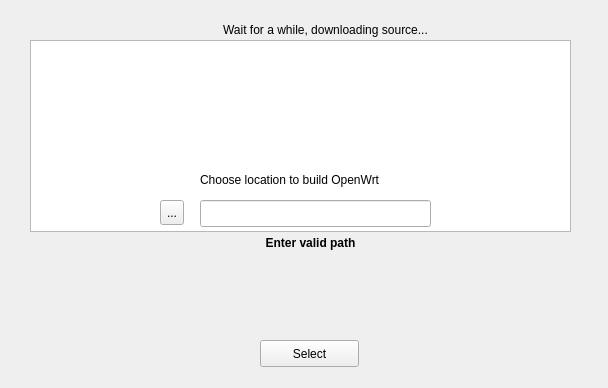
<?xml version="1.0" encoding="UTF-8"?>
<ui version="4.0">
 <class>MainWindow</class>
 <widget class="QMainWindow" name="MainWindow">
  <property name="geometry">
   <rect>
    <x>0</x>
    <y>0</y>
    <width>608</width>
    <height>388</height>
   </rect>
  </property>
  <property name="windowTitle">
   <string>MainWindow</string>
  </property>
  <widget class="QWidget" name="centralWidget">
   <widget class="QPushButton" name="select">
    <property name="geometry">
     <rect>
      <x>260</x>
      <y>340</y>
      <width>99</width>
      <height>27</height>
     </rect>
    </property>
    <property name="text">
     <string>Select</string>
    </property>
   </widget>
   <widget class="QToolButton" name="toolButton">
    <property name="geometry">
     <rect>
      <x>160</x>
      <y>200</y>
      <width>24</width>
      <height>25</height>
     </rect>
    </property>
    <property name="text">
     <string>...</string>
    </property>
   </widget>
   <widget class="QLineEdit" name="lineEdit">
    <property name="geometry">
     <rect>
      <x>200</x>
      <y>200</y>
      <width>231</width>
      <height>27</height>
     </rect>
    </property>
    <property name="text">
     <string/>
    </property>
    <property name="alignment">
     <set>Qt::AlignCenter</set>
    </property>
    <property name="readOnly">
     <bool>true</bool>
    </property>
   </widget>
   <widget class="QLabel" name="label">
    <property name="geometry">
     <rect>
      <x>200</x>
      <y>170</y>
      <width>241</width>
      <height>20</height>
     </rect>
    </property>
    <property name="text">
     <string>Choose location to build OpenWrt</string>
    </property>
   </widget>
   <widget class="QLabel" name="label_2">
    <property name="enabled">
     <bool>true</bool>
    </property>
    <property name="geometry">
     <rect>
      <x>250</x>
      <y>230</y>
      <width>121</width>
      <height>20</height>
     </rect>
    </property>
    <property name="font">
     <font>
      <weight>75</weight>
      <bold>true</bold>
      <underline>false</underline>
      <strikeout>false</strikeout>
      <kerning>true</kerning>
     </font>
    </property>
    <property name="mouseTracking">
     <bool>false</bool>
    </property>
    <property name="focusPolicy">
     <enum>Qt::NoFocus</enum>
    </property>
    <property name="text">
     <string>Enter valid path</string>
    </property>
    <property name="alignment">
     <set>Qt::AlignBottom|Qt::AlignHCenter</set>
    </property>
   </widget>
   <widget class="QTextBrowser" name="textBrowser">
    <property name="geometry">
     <rect>
      <x>30</x>
      <y>40</y>
      <width>541</width>
      <height>192</height>
     </rect>
    </property>
   </widget>
   <widget class="QLabel" name="label_3">
    <property name="geometry">
     <rect>
      <x>180</x>
      <y>20</y>
      <width>291</width>
      <height>20</height>
     </rect>
    </property>
    <property name="text">
     <string>Wait for a while, downloading source...</string>
    </property>
    <property name="alignment">
     <set>Qt::AlignCenter</set>
    </property>
   </widget>
   <zorder>textBrowser</zorder>
   <zorder>select</zorder>
   <zorder>toolButton</zorder>
   <zorder>lineEdit</zorder>
   <zorder>label</zorder>
   <zorder>label_2</zorder>
   <zorder>label_3</zorder>
  </widget>
 </widget>
 <layoutdefault spacing="6" margin="11"/>
 <resources/>
 <connections/>
</ui>
